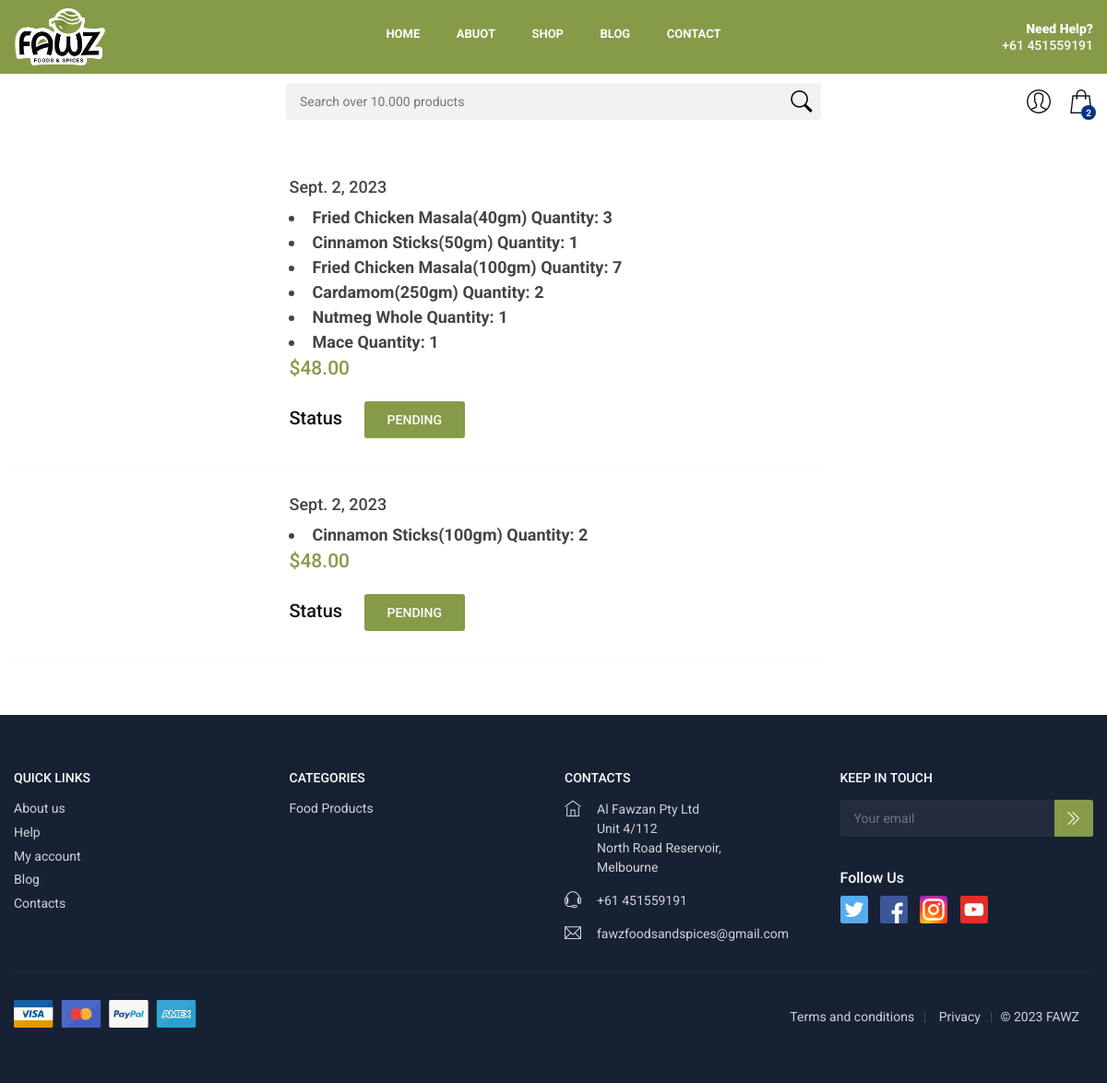
The page /order_list (signed in) on the database as committed earlier.
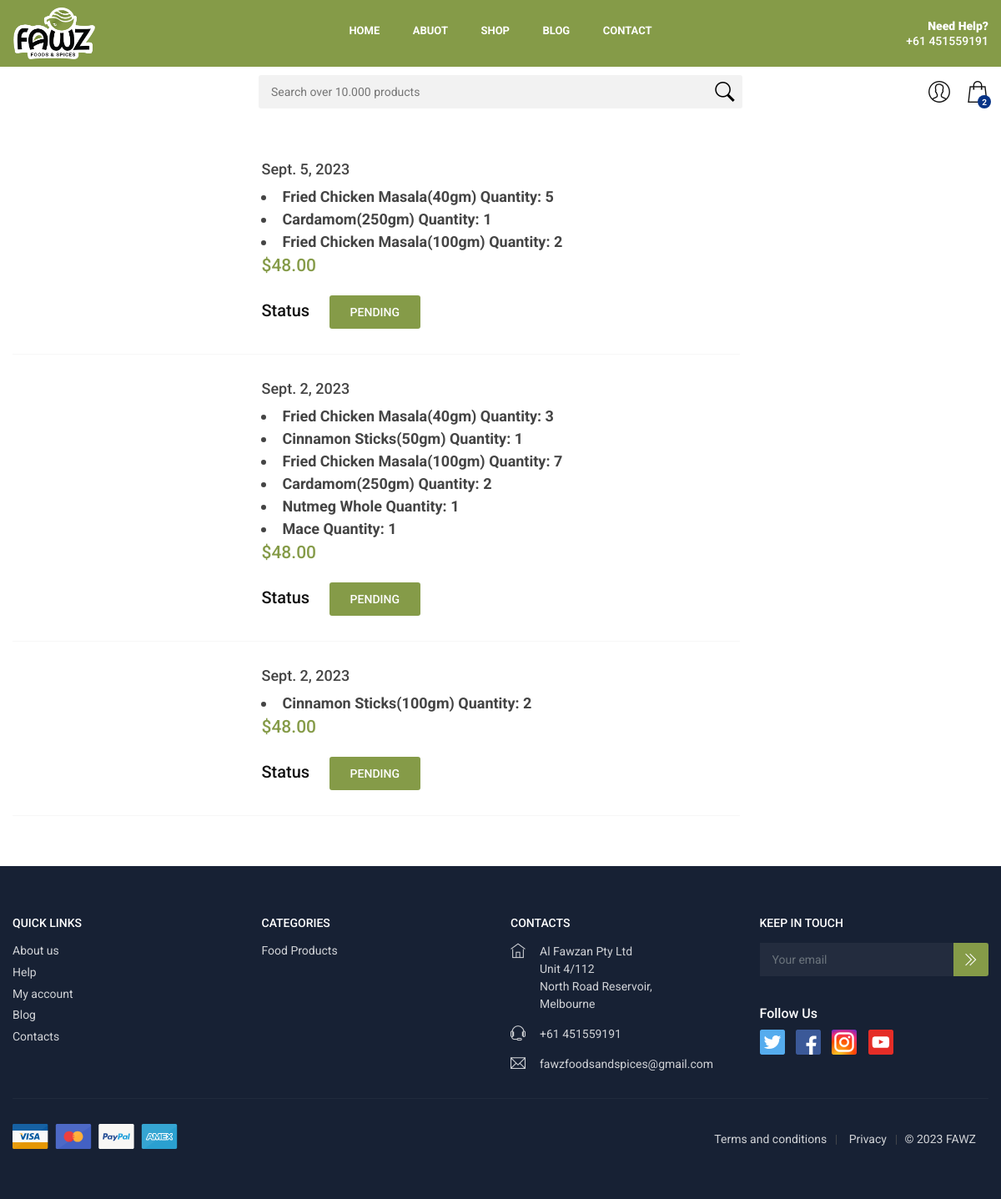
The same page on the database as committed later.
### User_App/models.py (models this page shows)
class Order(models.Model):
    STATUS = (
        ('PENDING', 'PENDING'),
        ('ORDER CORNFIMED', 'ORDER CORNFIMED'),
        ('SHIPPED', 'SHIPPED'),
        ('ORDER DON', 'ORDER DON'),
    )
    user = models.ForeignKey(User, on_delete=models.CASCADE)
    cart = models.ManyToManyField(Cart)
    first_name = models.CharField(max_length=100)
    last_name = models.CharField(max_length=100)
    city = models.CharField(max_length=100)
    postel_code = models.CharField(max_length=100)
    address = models.CharField(max_length=100)
    phone = models.CharField(max_length=12)
    date = models.DateField(auto_now_add=True)
    status = models.CharField(max_length=100, choices=STATUS, default='PENDING')
    delivery_espected = models.CharField(max_length=100)

class Cart(models.Model):
    user = models.ForeignKey(User, on_delete=models.CASCADE)
    product = models.ForeignKey(Product, on_delete=models.CASCADE)
    price_dummy = models.DecimalField(max_digits=10, decimal_places=2, null=True, blank=True)
    quantity = models.IntegerField(default=1)
    total = models.DecimalField(max_digits=10, decimal_places=2, null=True, blank=True)
    ordered = models.BooleanField(default=False)

### Admin_App/models.py (models this page shows, shortened)
class Product(models.Model):
    name = models.CharField(max_length=100)
    image = models.ImageField(upload_to='product_image', null=True, blank=True)
    description = models.CharField(max_length=100, null=True, blank=True)
    actual_price = models.DecimalField(max_digits=10, decimal_places=2, null=True, blank=True)
    discount_price = models.DecimalField(max_digits=10, decimal_places=2, null=True, blank=True)

### User_App/views.py (the view)
# urls.py: path('order_list', order_list, name='order_list'),
@login_required
def order_list(request):
    current_page = 'order_list'
    user = request.user
    order = Order.objects.filter(user=user).order_by('-id')
    context = {
        'current_page': current_page,
        'order' : order,
    }
    return render(request, 'User/order_list.html', context)

### templates/User/order_list.html
{% extends "user/base.html" %}
{% load static %}
{% block content %}
	<main>
	    <div class="container margin_30">
	        <div class="row">
	            <div class="col-lg-9">
                    {% for order in order %}
                        <div class="row row_item">
                            <div class="col-sm-4">
                            </div>
                            <div class="col-sm-8">
                                <a href="#">
                                    <h3>{{ order.date }}</h3>
                                </a>
                                {% for cart in order.cart.all %}
                                    <li style="font-weight: 700; font-size: large;">
                                        {{ cart.product.name }}
                                        Quantity: {{ cart.quantity }}
                                    </li>
                                {% endfor %}
                                <div class="price_box">
                                    <span class="new_price">$48.00</span>
                                </div>
                                <ul><li><h5 style="margin-top: 5px;">Status  </h5></li>
                                    <li><a href="#0" class="btn_1" style="margin-left: 20px;">{{ order.status}}</a></li>
                                </ul>
                            </div>
                        </div>
                        <hr>
                    {% empty %}
                        <p>there is no orders</p>
                    {% endfor %}
	            </div>
	        </div>
	    </div>
	</main>
{% endblock content %}

### templates/User/base.html (shortened to what this page needs)
<!DOCTYPE html>
<html lang="en">
{% load static %}
<head>
    <link href="{% static 'user/css/bootstrap.min.css' %}" rel="stylesheet">
    <link href="{% static 'user/css/style.css' %}" rel="stylesheet">
    <link href="{% static 'user/css/home_1.css' %}" rel="stylesheet">
	<link href="{% static 'user/css/checkout.css' %}" rel="stylesheet">
	<link href="{% static 'user/css/blog.css' %}" rel="stylesheet">
	<link href="{% static 'user/css/faq.css' %}" rel="stylesheet">
	<link href="{% static 'user/css/listing.css' %}" rel="stylesheet">
	<link href="{% static 'user/css/product_page.css' %}" rel="stylesheet">
    <link href="{% static 'user/css/custom.css' %}" rel="stylesheet">
	<link rel="stylesheet" href="https://cdnjs.cloudflare.com/ajax/libs/font-awesome/5.15.3/css/all.min.css">
</head>
<body>
	<div id="page">
	<header class="version_1">
		<div class="main_header">
			<div class="container">
				<div class="row small-gutters">
					<div class="col-xl-3 col-lg-3 d-lg-flex align-items-center">
						<div id="logo">
							<a href="{% url 'home' %}"><img src="{% static 'user/asset/LOgo.png' %}" alt=""  width="100" height="80"></a>
						</div>
					</div>
					<nav class="col-xl-6 col-lg-7">
						<div class="main-menu" style="text-align: center;">
							<ul>
								<li >
									<a href="{% url 'home' %}" class="show-submenu">Home</a>
								</li>
								<li>
									<a href="{% url 'about' %}">Abuot</a>
								</li>
								<li >
									<a href="{% url 'shop' %}" class="show-submenu-mega">shop</a>
								</li>
								<li>
									<a href="{% url 'blog' %}">Blog</a>
								</li>
								<li >
									<a href="contacts.html" class="show-submenu">contact</a>
								</li>
							</ul>
						</div>
					</nav>
					<div class="col-xl-3 col-lg-2 d-lg-flex align-items-center justify-content-end text-end">
						<a class="phone_top" href="tel://9438843343"><strong><span>Need Help?</span>+61 451559191</strong></a>
					</div>
				</div>
			</div>
		</div>
		<div class="main_nav Sticky">
			<div class="container">
				<div class="row small-gutters">
					<div class="col-xl-3 col-lg-3 col-md-3">
					</div>
					<div class="col-xl-6 col-lg-7 col-md-6 d-none d-md-block">
						<div class="custom-search-input">
							<form id="tablet-search-form" method="get" action="{% url 'search_results' %}">
								<input type="text" id="tablet-search-input" name="q" placeholder="Search over 10.000 products">
								<button type="submit"><i class="header-icon_search_custom"></i></button>
							</form>
						</div>
						<br>
					</div>
					<div class="col-xl-3 col-lg-2 col-md-3">
						<ul class="top_tools">
							<li>
								<div >
									<a href="{% url 'cart_list' %}" class="cart_bt"><strong>2</strong></a>
								</div>
							</li>
							<li>
								<div class="dropdown dropdown-access">
									<a href="#" class="access_link"><span>Account</span></a>
								</div>
							</li>
						</ul>
					</div>
				</div>
			</div>
			<br>
		</div>
	</header>
	{% block content %}
    {% endblock content %}
	<footer class="revealed">
		<div class="container">
			<div class="row">
				<div class="col-lg-3 col-md-6">
					<h3 data-bs-target="#collapse_1">Quick Links</h3>
					<div class="collapse dont-collapse-sm links" id="collapse_1">
						<ul>
							<li><a href="about-2.html">About us</a></li>
							<li><a href="help-2.html">Help</a></li>
							<li><a href="profile.html.html">My account</a></li>
							<li><a href="blog.html">Blog</a></li>
							<li><a href="contacts.html">Contacts</a></li>
						</ul>
					</div>
				</div>
				<div class="col-lg-3 col-md-6">
					<h3 data-bs-target="#collapse_2">Categories</h3>
					<div class="collapse dont-collapse-sm links" id="collapse_2">
						<ul>
							<li><a href="listing-grid-1-full.html">Food Products</a></li>
						</ul>
					</div>
				</div>
				<div class="col-lg-3 col-md-6">
						<h3 data-bs-target="#collapse_3">Contacts</h3>
					<div class="collapse dont-collapse-sm contacts" id="collapse_3">
						<ul>
							<li><i class="ti-home"></i>Al Fawzan Pty Ltd <br>
								Unit 4/112 <br> North Road Reservoir, <br>
								Melbourne</li>
							<li><i class="ti-headphone-alt"></i>+61 451559191</li>
							<li><i class="ti-email"></i><a href="#0">fawzfoodsandspices@gmail.com</a></li>
						</ul>
					</div>
				</div>
				<div class="col-lg-3 col-md-6">
						<h3 data-bs-target="#collapse_4">Keep in touch</h3>
					<div class="collapse dont-collapse-sm" id="collapse_4">
						<div id="newsletter">
						    <div class="form-group">
						        <input type="email" name="email_newsletter" id="email_newsletter" class="form-control" placeholder="Your email">
						        <button type="submit" id="submit-newsletter"><i class="ti-angle-double-right"></i></button>
						    </div>
						</div>
						<div class="follow_us">
							<h5>Follow Us</h5>
							<ul>
								<li><a href="#0"><img data-src="{% static 'user/img/twitter_icon.svg' %}" alt="" class="lazy"></a></li>
								<li><a href="#0"><img data-src="{% static 'user/img/facebook_icon.svg' %}" alt="" class="lazy"></a></li>
								<li><a href="#0"><img data-src="{% static 'user/img/instagram_icon.svg' %}" alt="" class="lazy"></a></li>
								<li><a href="#0"><img data-src="{% static 'user/img/youtube_icon.svg' %}" alt="" class="lazy"></a></li>
							</ul>
						</div>
					</div>
				</div>
			</div>
			<hr>
			<div class="row add_bottom_25">
				<div class="col-lg-6">
					<ul class="footer-selector clearfix">
						<li><img data-src="{% static 'user/img/cards_all.svg' %}" alt="" width="198" height="30" class="lazy"></li>
					</ul>
				</div>
				<div class="col-lg-6">
					<ul class="additional_links">
						<li><a href="#0">Terms and conditions</a></li>
						<li><a href="#0">Privacy</a></li>
						<li><span>© 2023 FAWZ</span></li>
					</ul>
				</div>
			</div>
		</div>
	</footer>
	</div>
</body>
</html>

### static/user/css/listing.css (style rules this page uses)
.row_item { margin-bottom: 30px; }
.row_item a h3 { font-size: 18px; font-size: 1.125rem; color: #444; }
.row_item .price_box { margin-bottom: 20px; }
.row_item .new_price { font-size: 21px; font-size: 1.3125rem; }
.row_item ul { margin: 15px 0 0 0; padding: 0; list-style: none; }
.row_item ul li { display: inline-block; }

Rows that differ between the two databases and show on the page:
added Order: date "Sept. 5, 2023", status "PENDING"
now on this page (row edited): Cart: product.name "Fried Chicken Masala(40gm)", quantity "5", shown under "Sept. 5, 2023"
added Cart: product.name "Cardamom(250gm)", quantity "1", shown under "Sept. 5, 2023"
added Cart: product.name "Fried Chicken Masala(100gm)", quantity "2", shown under "Sept. 5, 2023"
